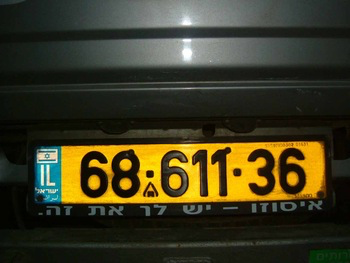
#> input picture raw_images/Cars102.png, 350 x 263 px; its folder holds only this picture in this run
$ python -i augmentation.py   (imports and definitions only)
#> lines starting #> are read from the running program, lines starting #| are printed output that depends on the picture
#> further down, picture is the input picture: shape (263, 350, 3); mean B, G, R 33.1, 57.5, 61
"""
augmentation.py - Data Augmentation Utilities

This module provides image augmentation functions for generating
synthetic/augmented datasets:
- Random rotation
- Random brightness adjustment
- Random Gaussian blur
- Batch augmented dataset generation
"""

import cv2
import numpy as np
import os
import random
import shutil


def augment_rotation(image, angle_range=(-15, 15)):
    """
    Applies random rotation to an image.

    Args:
        image: Input image (BGR format).
        angle_range: Tuple (min_angle, max_angle) in degrees.

    Returns:
        numpy.ndarray: Rotated image.
    """
#> called with angle_range = (-15, 15)
    angle = random.uniform(angle_range[0], angle_range[1])
    h, w = image.shape[:2]
#> h = 263; w = 350
    center = (w // 2, h // 2)
#> center = (175, 131)

    # Compute rotation matrix and apply affine transformation
    rotation_matrix = cv2.getRotationMatrix2D(center, angle, 1.0)
    rotated = cv2.warpAffine(image, rotation_matrix, (w, h),
                              borderMode=cv2.BORDER_REFLECT_101)
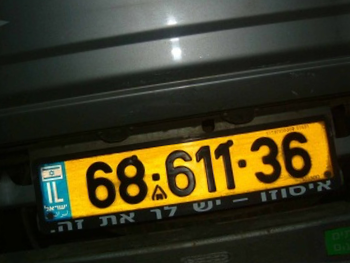
#> rotated: shape (263, 350, 3); mean B, G, R 33.1, 57.5, 61
    return rotated


# [36 lines left out: functions augment_brightness, augment_blur, not called in this run]


def augment_noise(image, noise_level=25):
    """
    Adds random Gaussian noise to an image.

    Args:
        image: Input image (BGR format).
        noise_level: Standard deviation of the noise.

    Returns:
        numpy.ndarray: Noisy image.
    """
#> called with noise_level = 15
    noise = np.random.normal(0, noise_level, image.shape).astype(np.float32)
    noisy = np.clip(image.astype(np.float32) + noise, 0, 255).astype(np.uint8)
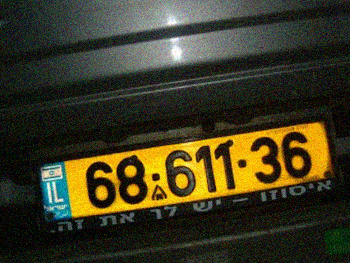
#> noisy: shape (263, 350, 3); mean B, G, R 34.2, 57.7, 60.9
    return noisy


def apply_random_augmentation(image):
    """
    Applies a random combination of augmentations to a single image.

    Args:
        image: Input image (BGR format).

    Returns:
        numpy.ndarray: Augmented image.
    """
    augmented = image.copy()

    # Randomly apply each augmentation with 50% probability
    if random.random() > 0.5:
        augmented = augment_rotation(augmented)
    if random.random() > 0.5:
        augmented = augment_brightness(augmented)
    if random.random() > 0.5:
        augmented = augment_blur(augmented)
    if random.random() > 0.3:
        augmented = augment_noise(augmented, noise_level=15)

    return augmented


# [60 lines left out: function generate_augmented_dataset, not called in this run]

>>> import cv2
>>> picture = cv2.imread('../raw_images/Cars102.png')
>>> result = apply_random_augmentation(picture)

$ run again, on raw_images/Cars103.png
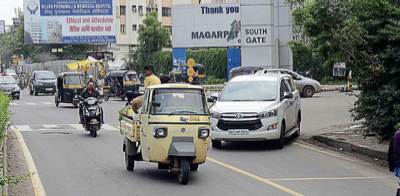
#> input picture raw_images/Cars103.png, 400 x 196 px
#> picture is the input picture: shape (196, 400, 3); mean B, G, R 124.2, 126.2, 124.1
#> in augment_rotation, `rotated = cv2.warpAffine(image, rotation_matrix, (w, h), borderMode=cv..`:
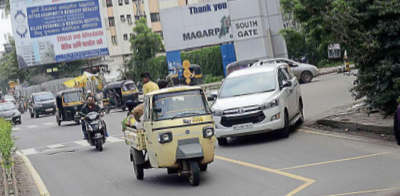
#> rotated: shape (196, 400, 3); mean B, G, R 126.8, 127.9, 125.8
#> in augment_noise, `noisy = np.clip(image.astype(np.float32) + noise, 0, 255).astype(np.ui..`:
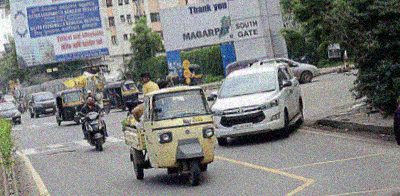
#> noisy: shape (196, 400, 3); mean B, G, R 126.3, 127.5, 125.5

$ run again, on raw_images/Cars113.png
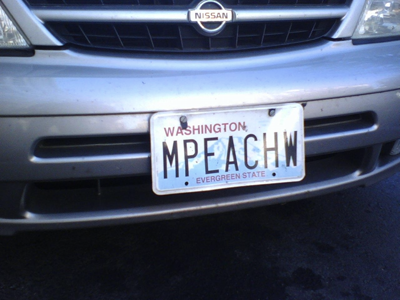
#> input picture raw_images/Cars113.png, 400 x 300 px
#> picture is the input picture: shape (300, 400, 3); mean B, G, R 111.7, 91.4, 82.3
#> in augment_rotation, `rotated = cv2.warpAffine(image, rotation_matrix, (w, h), borderMode=cv..`:
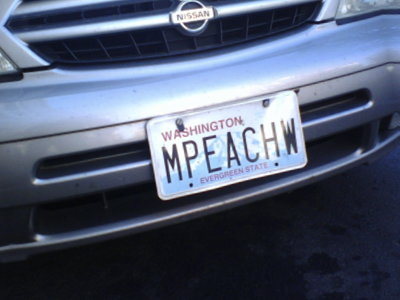
#> rotated: shape (300, 400, 3); mean B, G, R 111.4, 90.7, 81.5
#> in augment_noise, `noisy = np.clip(image.astype(np.float32) + noise, 0, 255).astype(np.ui..`:
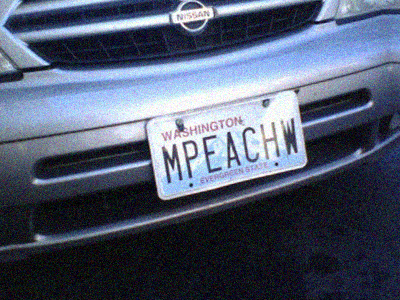
#> noisy: shape (300, 400, 3); mean B, G, R 110.3, 90.5, 81.5
